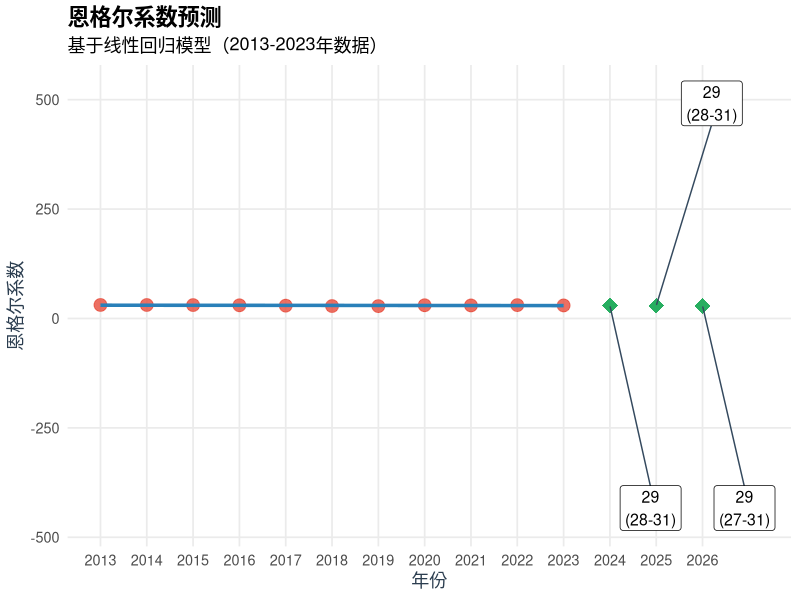

Reproduce this figure in R.
output_dir <- "d:/JianMoXiaosai/predict_plots"
if (!dir.exists(output_dir)) {
  dir.create(output_dir, recursive = TRUE)
}

# 输入数据与模型拟合
time <- c(2013:2023)
engel <- c(30.9,30.8,30.6,30.1,29.3,28.4,28.2,30.2,29.8,30.5,29.8)
data <- data.frame(year = time, students = engel)
model <- lm(engel ~ year, data = data)

# 预测
future_years <- data.frame(year = c(2024:2026))
predictions <- predict(model, newdata = future_years, interval = "confidence")
result <- cbind(future_years, predictions)

# 生成可视化图形（优化版）
library(ggplot2)
library(ggrepel)  # 加载防重叠标签包

plot <- ggplot(data, aes(year, engel)) +
  # 历史数据展示
  geom_point(color = "#E74C3C", size = 4, alpha = 0.8) +          # 更醒目的红色
  geom_smooth(method = "lm", formula = y ~ x, 
              color = "#2980B9", fill = "#85C1E9",               # 调整渐变色
              linewidth = 1.2, alpha = 0.3) +
  
  # 预测数据展示
  geom_point(data = result, aes(y = fit),
             color = "#27AE60", size = 5, shape = 18) +          # 菱形标记
             
  # 智能标签布局
  geom_label_repel(
    data = result,
    aes(y = fit, 
        label = sprintf("%.0f\n(%.0f-%.0f)", fit, lwr, upr)),    # 格式化数字
    nudge_x = 1.2,                                              # 增大横向偏移
    nudge_y = c(-500, 500, -500),                            # 交替纵向偏移
    direction = "both",                                         # 允许双向调整
    segment.color = "#34495E",                                  # 深灰色连接线
    box.padding = 0.8,
    size = 4,
    min.segment.length = 0.3,                                   # 显示短连接线
    force = 25
  ) +
  
  # 坐标轴优化
  scale_x_continuous(breaks = seq(2013, 2026, 1)) +             # 显示所有年份
  scale_y_continuous(labels = scales::comma) +                  # 千位分隔符
  
  # 可视化主题
  labs(
    title = "恩格尔系数预测",
    subtitle = "基于线性回归模型（2013-2023年数据）",
    x = "年份",
    y = "恩格尔系数"
  ) +
  theme_minimal(base_size = 13) +
  theme(
    plot.title = element_text(face = "bold", size = 16),
    axis.title = element_text(color = "#2C3E50"),
    panel.grid.minor = element_blank()
  )

# 高质量保存（适应长标签）
ggsave(
  filename = file.path(output_dir, "engel_coefficient_predict_plot.png"),
  plot = plot,
  width = 14,                    # 加宽画布适应标签
  height = 8,
  dpi = 400,                     # 提升分辨率
  bg = "white"                   # 确保背景为白色
)
